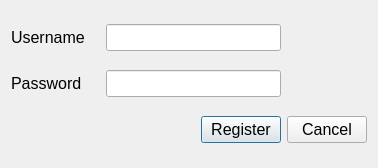
<?xml version="1.0" encoding="UTF-8"?>
<ui version="4.0">
 <class>RegisterDialog</class>
 <widget class="QDialog" name="RegisterDialog">
  <property name="geometry">
   <rect>
    <x>0</x>
    <y>0</y>
    <width>378</width>
    <height>168</height>
   </rect>
  </property>
  <property name="windowTitle">
   <string>Register</string>
  </property>
  <layout class="QGridLayout" name="gridLayout">
   <item row="0" column="0">
    <widget class="QLabel" name="label">
     <property name="font">
      <font>
       <pointsize>12</pointsize>
      </font>
     </property>
     <property name="text">
      <string>Username</string>
     </property>
    </widget>
   </item>
   <item row="0" column="1" colspan="2">
    <widget class="QLineEdit" name="usernameLineEdit">
     <property name="font">
      <font>
       <pointsize>12</pointsize>
      </font>
     </property>
    </widget>
   </item>
   <item row="1" column="0">
    <widget class="QLabel" name="label_2">
     <property name="font">
      <font>
       <pointsize>12</pointsize>
      </font>
     </property>
     <property name="text">
      <string>Password</string>
     </property>
    </widget>
   </item>
   <item row="1" column="1" colspan="2">
    <widget class="QLineEdit" name="passwordLineEdit">
     <property name="font">
      <font>
       <pointsize>12</pointsize>
      </font>
     </property>
    </widget>
   </item>
   <item row="2" column="0" colspan="2">
    <spacer name="horizontalSpacer">
     <property name="orientation">
      <enum>Qt::Horizontal</enum>
     </property>
     <property name="sizeHint" stdset="0">
      <size>
       <width>351</width>
       <height>20</height>
      </size>
     </property>
    </spacer>
   </item>
   <item row="2" column="2">
    <widget class="QPushButton" name="registerPushButton">
     <property name="font">
      <font>
       <pointsize>12</pointsize>
      </font>
     </property>
     <property name="text">
      <string>Register</string>
     </property>
    </widget>
   </item>
   <item row="2" column="3">
    <widget class="QPushButton" name="cancelPushButton">
     <property name="font">
      <font>
       <pointsize>12</pointsize>
      </font>
     </property>
     <property name="text">
      <string>Cancel</string>
     </property>
    </widget>
   </item>
  </layout>
 </widget>
 <resources/>
 <connections/>
</ui>
